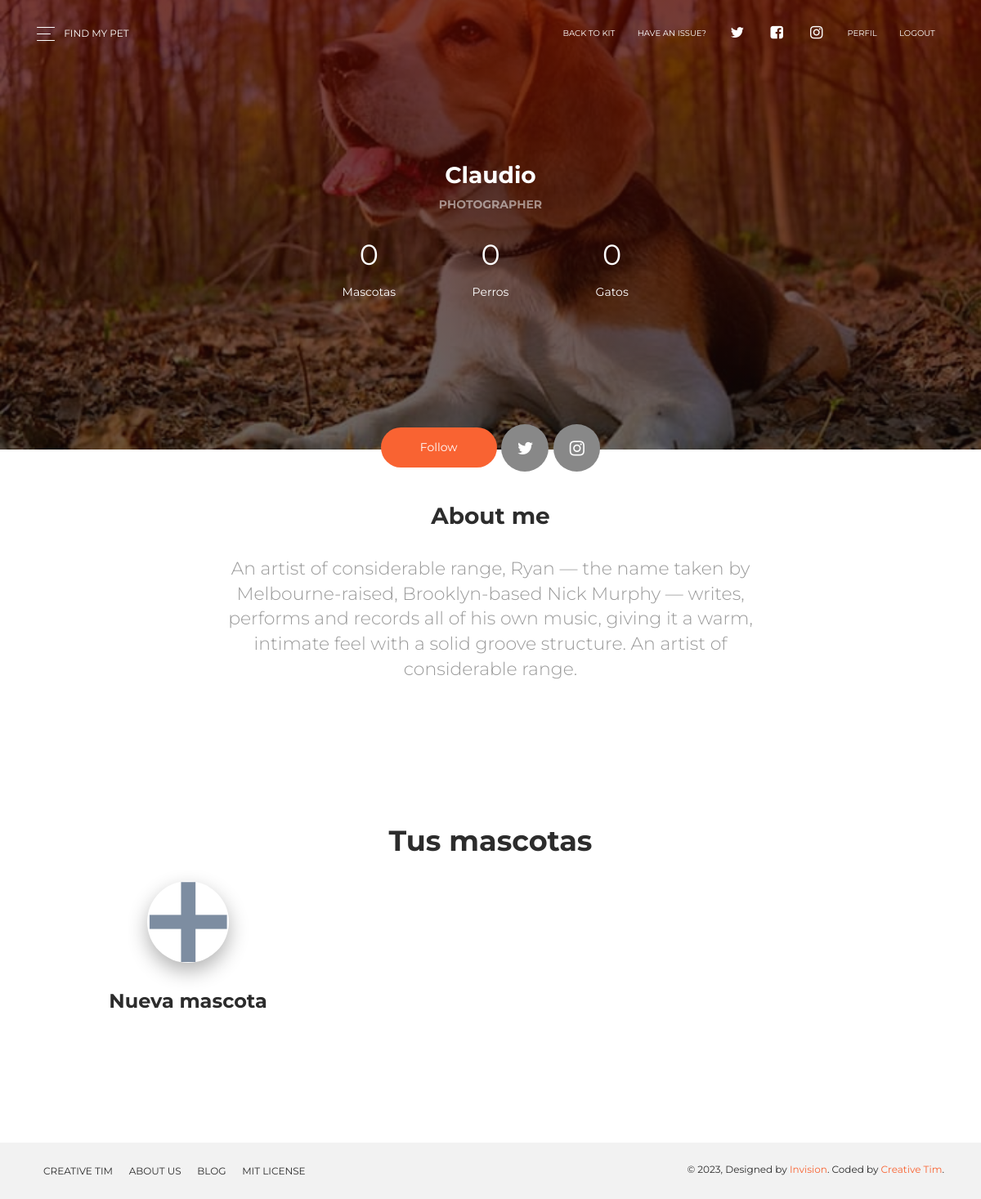
The page /profile/ (signed in) on the database as committed earlier.
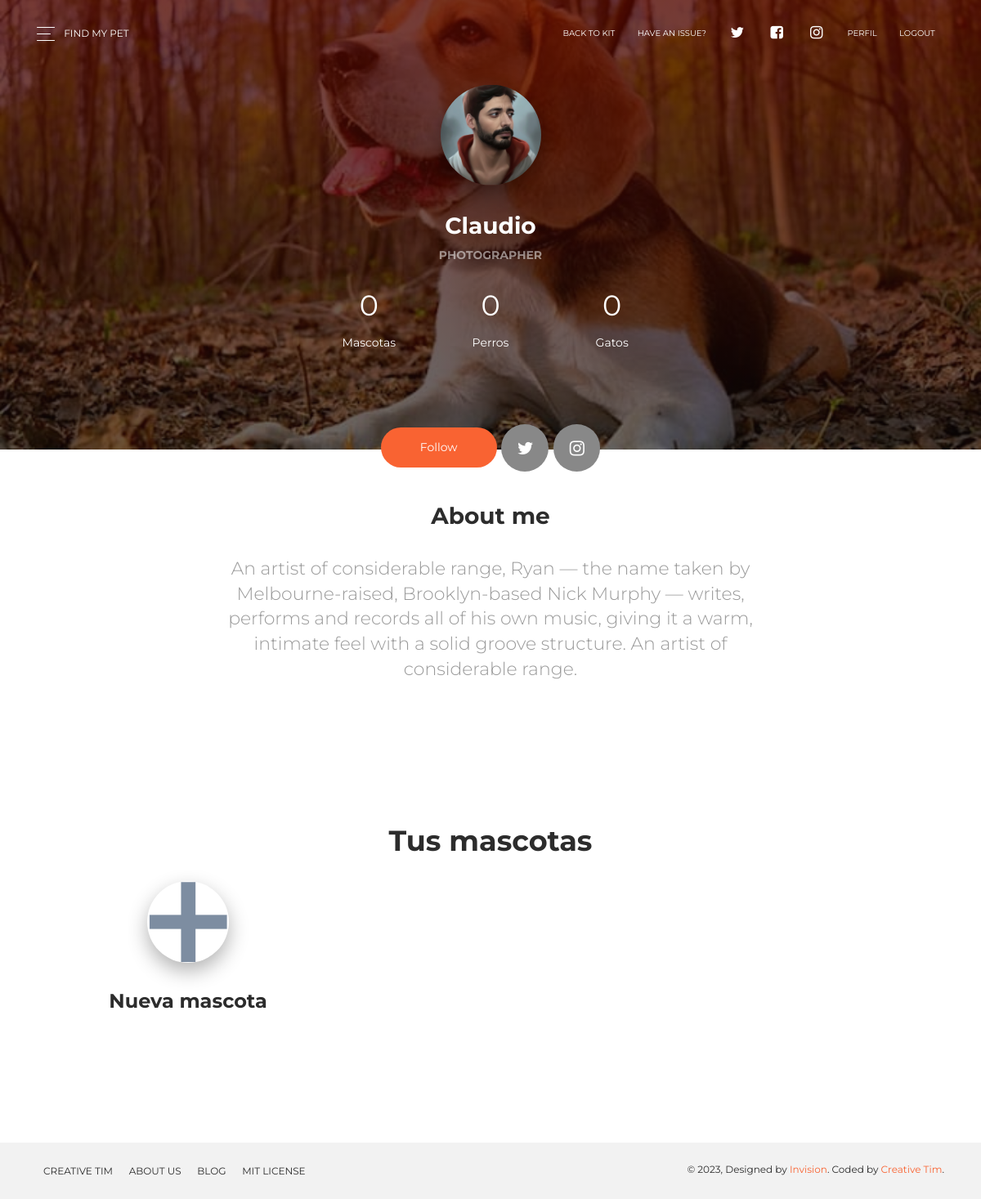
The same page on the database as committed later.
### app/models.py (models this page shows, shortened)
class UserProfile(models.Model):
    user = models.OneToOneField(User, on_delete=models.CASCADE)
    direccion = models.CharField(max_length=100, null=True)
    ciudad = models.CharField(max_length=50, null=True)
    imagen = models.ImageField(upload_to="perfil", null=True)

### app/views.py (the view)
# urls.py: path('profile/', profile, name="profile"),
@login_required
def profile(request):
    user = get_object_or_404(User, id=request.user.id)
    usuario = UserProfile.objects.filter(user=user)
    mascotas = Mascota.objects.filter(dueño=user)
    perros_count = Mascota.objects.filter(dueño=user, tipo__nombre='Perro').count()
    gatos_count = Mascota.objects.filter(dueño=user, tipo__nombre='Gato').count()
    total_mascotas = Mascota.objects.filter(dueño=user).count()
    data = {
        'usuario': usuario,
        'mascota': mascotas,
        'perros_count': perros_count,
        'gatos_count': gatos_count,
        'total_mascotas': total_mascotas,
    }
    return render(request, 'app/profile-page.html', data)

### app/templates/app/profile-page.html (shortened to what this page needs)
{% extends 'app/base.html' %}
{% load static %}
{% block css %}
<link href="{% static 'app/assets/css/now-ui-kit-profile.css' %}" rel="stylesheet" />
{% endblock css %}
{% block bodyName %}
<body class="profile-page sidebar-collapse">
{% endblock bodyName %}
{% block contenido %}
<div class="wrapper">
    <div class="page-header page-header-small" filter-color="orange">
        <div class="page-header-image" data-parallax="true">
        </div>
        <div class="container">
            <div class="content-center">
                {% if usuario %}
                    {% for u in usuario %}
                    <div class="photo-container">
                        {% if u.imagen %}
                        <img src="{{u.imagen.url}}" alt="">
                        {% else %}
                        <img src="{% static 'app/assets/img/ryan.jpg' %}" alt="">
                        {% endif %}
                    </div>
                    {% endfor %}
                {% endif %}
                <h3 class="title">{{ user.username }}</h3>
                <p class="category">Photographer</p>
                <div class="content">
                    <div class="social-description">
                        <h2>{{ total_mascotas }}</h2>
                        <p>Mascotas</p>
                    </div>
                    <div class="social-description">
                        <h2>{{ perros_count }}</h2>
                        <p>Perros</p>
                    </div>
                    <div class="social-description">
                        <h2>{{ gatos_count }}</h2>
                        <p>Gatos</p>
                    </div>
                </div>
            </div>
        </div>
    </div>
    <div class="section">
        <div class="container">
            <div class="button-container">
                <a href="#button" class="btn btn-primary btn-round btn-lg">Follow</a>
                <a href="#button" class="btn btn-default btn-round btn-lg btn-icon" rel="tooltip" title="Follow me on Twitter">
                    <i class="fa fa-twitter"></i>
                </a>
                <a href="#button" class="btn btn-default btn-round btn-lg btn-icon" rel="tooltip" title="Follow me on Instagram">
                    <i class="fa fa-instagram"></i>
                </a>
            </div>
            <h3 class="title">About me</h3>
            <h5 class="description">An artist of considerable range, Ryan — the name taken by Melbourne-raised, Brooklyn-based Nick Murphy — writes, performs and records all of his own music, giving it a warm, intimate feel with a solid groove structure. An artist of considerable range.</h5>
            <div class="section section-team text-center">
                <div class="container">
                    <h2 class="title">Tus mascotas</h2>
                    <div class="team">
                        <div class="row">
                            <div class="col-md-4">
                                <div class="team-player">
                                    <a href="">
                                        <img src="{% static 'app/assets/img/plus.png' %}" alt="Thumbnail Image" class="rounded-circle img-fluid img-raised">
                                    </a>
                                    <h4 class="title">Nueva mascota</h4>
                                </div>
                            </div>
                        </div>
                    </div>
                </div>
            </div>
        </div>
    </div>
    <footer class="footer footer-default">
        <div class="container">
            <nav>
                <ul>
                    <li>
                        <a href="https://www.creative-tim.com">
                            Creative Tim
                        </a>
                    </li>
                    <li>
                        <a href="http://presentation.creative-tim.com">
                            About Us
                        </a>
                    </li>
                    <li>
                        <a href="http://blog.creative-tim.com">
                            Blog
                        </a>
                    </li>
                    <li>
                        <a href="https://github.com/creativetimofficial/now-ui-kit/blob/master/LICENSE.md">
                            MIT License
                        </a>
                    </li>
                </ul>
            </nav>
            <div class="copyright">
                &copy;
                , Designed by
                <a href="http://www.invisionapp.com" target="_blank">Invision</a>. Coded by
                <a href="https://www.creative-tim.com" target="_blank">Creative Tim</a>.
            </div>
        </div>
    </footer>
</div>
{% endblock contenido %}

### app/templates/app/base.html (shortened to what this page needs)
<!DOCTYPE html>
<html lang="en">
{% load static %}
<head>
    <link rel="stylesheet" href="https://maxcdn.bootstrapcdn.com/font-awesome/latest/css/font-awesome.min.css" />
    <link href="{% static 'app/assets/css/bootstrap.min.css' %}" rel="stylesheet" />
    {% block css %}{% endblock css %}
    <link href="{% static 'app/assets/css/demo.css' %}" rel="stylesheet" />
</head>
{% block bodyName %}{% endblock bodyName %}
    <nav class="navbar navbar-expand-lg bg-primary fixed-top navbar-transparent " color-on-scroll="400">
        <div class="container">
            <div class="dropdown button-dropdown">
                <a href="#pablo" class="dropdown-toggle" id="navbarDropdown" data-toggle="dropdown">
                    <span class="button-bar"></span>
                    <span class="button-bar"></span>
                    <span class="button-bar"></span>
                </a>
            </div>
            <div class="navbar-translate">
                <a class="navbar-brand" href="{% url 'home' %}" rel="tooltip" title="Ir a la página principal" data-placement="bottom" target="_blank">
                    Find my Pet
                </a>
            </div>
            <div class="collapse navbar-collapse justify-content-end" data-nav-image="{% static 'app/assets/img/blurred-image-1.jpg' %}">
                <ul class="navbar-nav">
                    <li class="nav-item">
                        <a class="nav-link" href="../index.html">Back to Kit</a>
                    </li>
                    <li class="nav-item">
                        <a class="nav-link" href="https://github.com/creativetimofficial/now-ui-kit/issues">Have an issue?</a>
                    </li>
                    <li class="nav-item">
                        <a class="nav-link" rel="tooltip" title="Follow us on Twitter" data-placement="bottom" href="https://twitter.com/CreativeTim" target="_blank">
                            <i class="fa fa-twitter"></i>
                        </a>
                    </li>
                    <li class="nav-item">
                        <a class="nav-link" rel="tooltip" title="Like us on Facebook" data-placement="bottom" href="https://www.facebook.com/CreativeTim" target="_blank">
                            <i class="fa fa-facebook-square"></i>
                        </a>
                    </li>
                    <li class="nav-item">
                        <a class="nav-link" rel="tooltip" title="Follow us on Instagram" data-placement="bottom" href="https://www.instagram.com/CreativeTimOfficial" target="_blank">
                            <i class="fa fa-instagram"></i>
                        </a>
                    </li>
                    {% if user.is_authenticated %}
                    <li class="nav-item">
                        <a class="nav-link" href="{% url 'profile' %}">Perfil</a>
                    </li>
                    <li class="nav-item">
                        <a class="nav-link" href="{% url 'logout' %}">Logout</a>
                    </li>
                    {% else %}
                    <li class="nav-item">
                        <a class="nav-link" href="{% url 'login' %}">Login</a>
                    </li>
                    {% endif %}
                </ul>
            </div>
        </div>
    </nav>
    {% block contenido %}
    {% endblock contenido %}
</body>
</html>

Rows that differ between the two databases and show on the page:
added UserProfile: imagen (picture)
